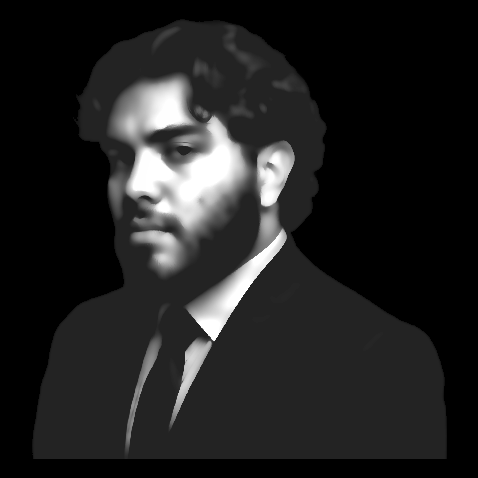
#> input picture source-prepped.png, 478 x 478 px
$ python make_ascii_svg.py
#> lines starting #> are read from the running program, lines starting #| are printed output that depends on the picture
"""
Convert a prepped portrait into a monochrome ASCII-art SVG that "types" itself
in like a terminal, then holds. Light ink on a dark terminal: bright pixels map
to dense characters, dark pixels to blank, so a dark-background photo reads as
a clean portrait with no background noise.

GitHub runs SMIL animations inside <img> SVGs (no JS). Each row is revealed with
a left-to-right clip wipe plus a block cursor, staggered top to bottom.

    STATIC=1 python scripts/make_ascii_svg.py   # frozen frame for previews
    DUMP=1   python scripts/make_ascii_svg.py   # print the ASCII grid to stdout
"""
from PIL import Image, ImageEnhance
import html
import os
import sys

HERE = os.path.dirname(os.path.abspath(__file__))
SRC = sys.argv[1] if len(sys.argv) > 1 else os.path.join(HERE, "..", "source-prepped.png")
OUT = sys.argv[2] if len(sys.argv) > 2 else os.path.join(HERE, "..", "portrait-ascii.svg")

USERNAME = os.environ.get("GH_PROFILE_USER", "guisilva10")
DISPLAY_NAME = os.environ.get("GH_DISPLAY_NAME", "Guilherme Silva")

COLS = int(os.environ.get("COLS", 180))
ART_W_TARGET = 800
CELL_W = ART_W_TARGET / COLS
CELL_H = CELL_W * 15 / 8
ROWS = round(COLS * 8 / 15)
RAMP = " .'`:-=+*cs#%@"  # dark(blank) -> bright(dense)

CONTRAST = float(os.environ.get("CONTRAST", 1.15))
GAMMA = float(os.environ.get("GAMMA", 0.85))
BLACK_FLOOR = float(os.environ.get("BLACK_FLOOR", 0.10))

PAD = 20
TITLEBAR_H = 30
STATUS_H = 30
ART_W = COLS * CELL_W
ART_H = ROWS * CELL_H
CANVAS_W = ART_W + PAD * 2
CANVAS_H = TITLEBAR_H + ART_H + STATUS_H + PAD

BG = "#0d1117"
BG2 = "#111722"
FRAME = "#30363d"
TITLE_TEXT = "#7d8590"
INK = "#c9d1d9"
CURSOR = "#c9d1d9"

ROW_DUR = 5.8 / ROWS
STAGGER = ROW_DUR

im = Image.open(SRC).convert("L")
#> im is the input picture: PIL image 478x478 L; min 0, max 255, mean 33
im = ImageEnhance.Contrast(im).enhance(CONTRAST)
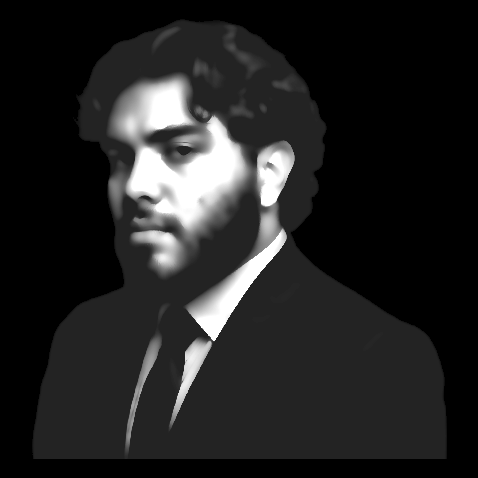
#> im: PIL image 478x478 L; min 0, max 255, mean 34.5
im = im.resize((COLS, ROWS), Image.LANCZOS)
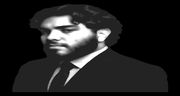
#> im: PIL image 180x96 L; min 0, max 255, mean 34.5
px = im.load()

STATIC = bool(os.environ.get("STATIC"))

rows_txt = []
for y in range(ROWS):
    chars = []
    for x in range(COLS):
        lum = pow(px[x, y] / 255.0, GAMMA)
        if lum <= BLACK_FLOOR:
            chars.append(" ")
            continue
        idx = int(lum * (len(RAMP) - 1) + 0.5)
        chars.append(RAMP[max(0, min(len(RAMP) - 1, idx))])
    rows_txt.append("".join(chars))
#> after the loop, rows_txt = 96 items

if os.environ.get("DUMP"):
    print("\n".join(rows_txt))

art_top = TITLEBAR_H + PAD * 0.35

parts = [
    f'<svg xmlns="http://www.w3.org/2000/svg" width="{CANVAS_W}" height="{CANVAS_H}" '
    f'viewBox="0 0 {CANVAS_W} {CANVAS_H}" font-family="ui-monospace, SFMono-Regular, '
    f'Menlo, Consolas, monospace">',
    '<defs>'
    f'<linearGradient id="bg" x1="0" y1="0" x2="0" y2="1">'
    f'<stop offset="0" stop-color="{BG2}"/><stop offset="1" stop-color="{BG}"/>'
    '</linearGradient></defs>',
    f'<rect width="{CANVAS_W}" height="{CANVAS_H}" rx="12" fill="url(#bg)"/>',
    f'<rect x="0.5" y="0.5" width="{CANVAS_W-1}" height="{CANVAS_H-1}" rx="12" '
    f'fill="none" stroke="{FRAME}" stroke-width="1"/>',
    f'<line x1="0" y1="{TITLEBAR_H}" x2="{CANVAS_W}" y2="{TITLEBAR_H}" stroke="{FRAME}"/>',
]
for i, dotcol in enumerate(["#ff5f56", "#ffbd2e", "#27c93f"]):
    parts.append(f'<circle cx="{PAD + i*16}" cy="{TITLEBAR_H/2}" r="5" fill="{dotcol}"/>')
parts.append(f'<text x="{CANVAS_W/2}" y="{TITLEBAR_H/2 + 4}" fill="{TITLE_TEXT}" font-size="12" '
             f'text-anchor="middle">{USERNAME}@github: ~$ ./portrait.sh</text>')

font_size = CELL_H * 0.86
for ry, line in enumerate(rows_txt):
    y = art_top + ry * CELL_H + CELL_H * 0.74
    row_y = art_top + ry * CELL_H
    delay = ry * STAGGER
    safe = html.escape(line)
    text = (f'<text xml:space="preserve" x="{PAD}" y="{y:.1f}" fill="{INK}" '
            f'font-size="{font_size:.1f}" textLength="{ART_W}" lengthAdjust="spacing">{safe}</text>')

    if STATIC:
        parts.append(text)
        continue

    parts.append(
        f'<clipPath id="r{ry}"><rect x="{PAD}" y="{row_y:.1f}" height="{CELL_H}" width="0">'
        f'<animate attributeName="width" from="0" to="{ART_W}" begin="{delay:.3f}s" '
        f'dur="{ROW_DUR:.2f}s" fill="freeze"/></rect></clipPath>'
    )
    parts.append(f'<g clip-path="url(#r{ry})">{text}</g>')
    parts.append(
        f'<rect y="{row_y+1:.1f}" width="{CELL_W}" height="{CELL_H-2}" fill="{CURSOR}" opacity="0">'
        f'<animate attributeName="x" from="{PAD}" to="{PAD+ART_W}" begin="{delay:.3f}s" '
        f'dur="{ROW_DUR:.2f}s" fill="freeze"/>'
        f'<set attributeName="opacity" to="0.85" begin="{delay:.3f}s"/>'
        f'<set attributeName="opacity" to="0" begin="{delay+ROW_DUR:.3f}s"/></rect>'
    )
#> this loop made 96 passes
#> (y, row_y, delay) on passes 1 to 12: (43.17, 37, 0), (51.5, 45.33, 0.0604), (59.83, 53.67, 0.121), (68.17, 62, 0.181), (76.5, 70.33, 0.242), (84.83, 78.67, 0.302), (93.17, 87, 0.362), (101.5, 95.33, 0.423), (109.8, 103.7, 0.483), (118.2, 112, 0.544), (126.5, 120.3, 0.604), (134.8, 128.7, 0.665)
#> after the loop, parts = 297 items

status_line_y = TITLEBAR_H + ART_H + PAD * 0.35
status_y = status_line_y + 19
parts.append(f'<line x1="0" y1="{status_line_y:.1f}" x2="{CANVAS_W}" y2="{status_line_y:.1f}" stroke="{FRAME}"/>')
prompt = f"{USERNAME}@github:~$ whoami "
parts.append(f'<text x="{PAD}" y="{status_y:.1f}" fill="{TITLE_TEXT}" font-size="13">'
             f'{prompt}<tspan fill="{INK}">{DISPLAY_NAME}</tspan></text>')
status_chars = len(prompt + DISPLAY_NAME + " ")
parts.append(f'<rect x="{PAD + status_chars * 13 * 0.6:.1f}" y="{status_y-12:.1f}" width="8" height="14" fill="{INK}">'
             f'<animate attributeName="opacity" values="1;1;0;0" keyTimes="0;0.5;0.51;1" '
             f'dur="1s" repeatCount="indefinite"/></rect>')

parts.append("</svg>")
svg = "".join(parts)
with open(OUT, "w", encoding="utf-8") as f:
    f.write(svg)
print("wrote", OUT, len(svg), "bytes;", CANVAS_W, "x", CANVAS_H)
#| wrote scripts/../portrait-ascii.svg 110639 bytes; 840.0 x 880.0

$ run again, with source-photo.png copied over source-prepped.png
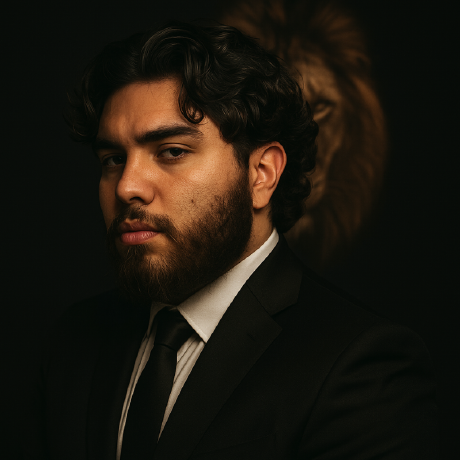
#> input picture source-photo.png, 460 x 460 px
#> `im = Image.open(SRC).convert("L")`:
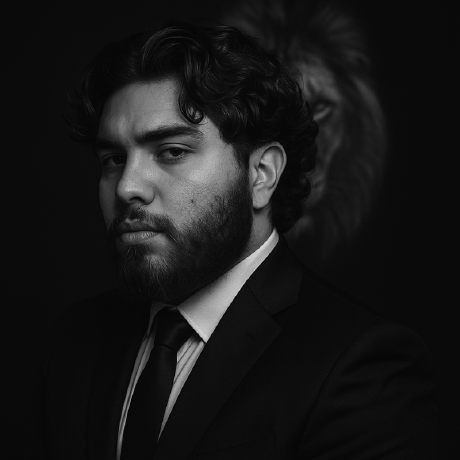
#> im: PIL image 460x460 L; min 3, max 212, mean 24
#> `im = im.resize((COLS, ROWS), Image.LANCZOS)`:
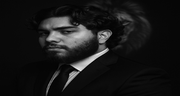
#> im: PIL image 180x96 L; min 0, max 238, mean 23.5
#> after the loop `for y in range(ROWS):`: rows_txt = 96 items
#> the loop `for ry, line in enumerate(rows_txt):` made 96 passes
#> (y, row_y, delay) on passes 1 to 8: (43.17, 37, 0), (51.5, 45.33, 0.0604), (59.83, 53.67, 0.121), (68.17, 62, 0.181), (76.5, 70.33, 0.242), (84.83, 78.67, 0.302), (93.17, 87, 0.362), (101.5, 95.33, 0.423)
#> after the loop `for ry, line in enumerate(rows_txt):`: parts = 297 items
#| wrote scripts/../portrait-ascii.svg 86429 bytes; 840.0 x 880.0
